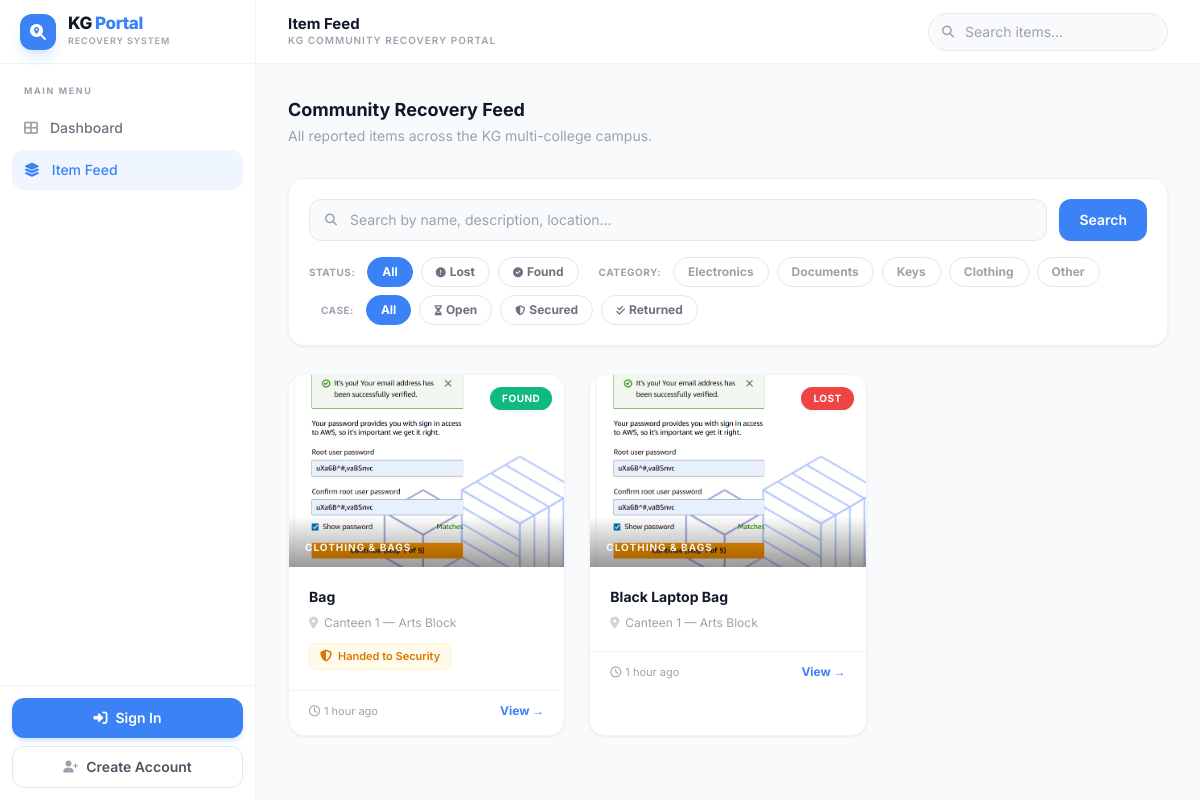
The page /feed on the database as committed earlier.
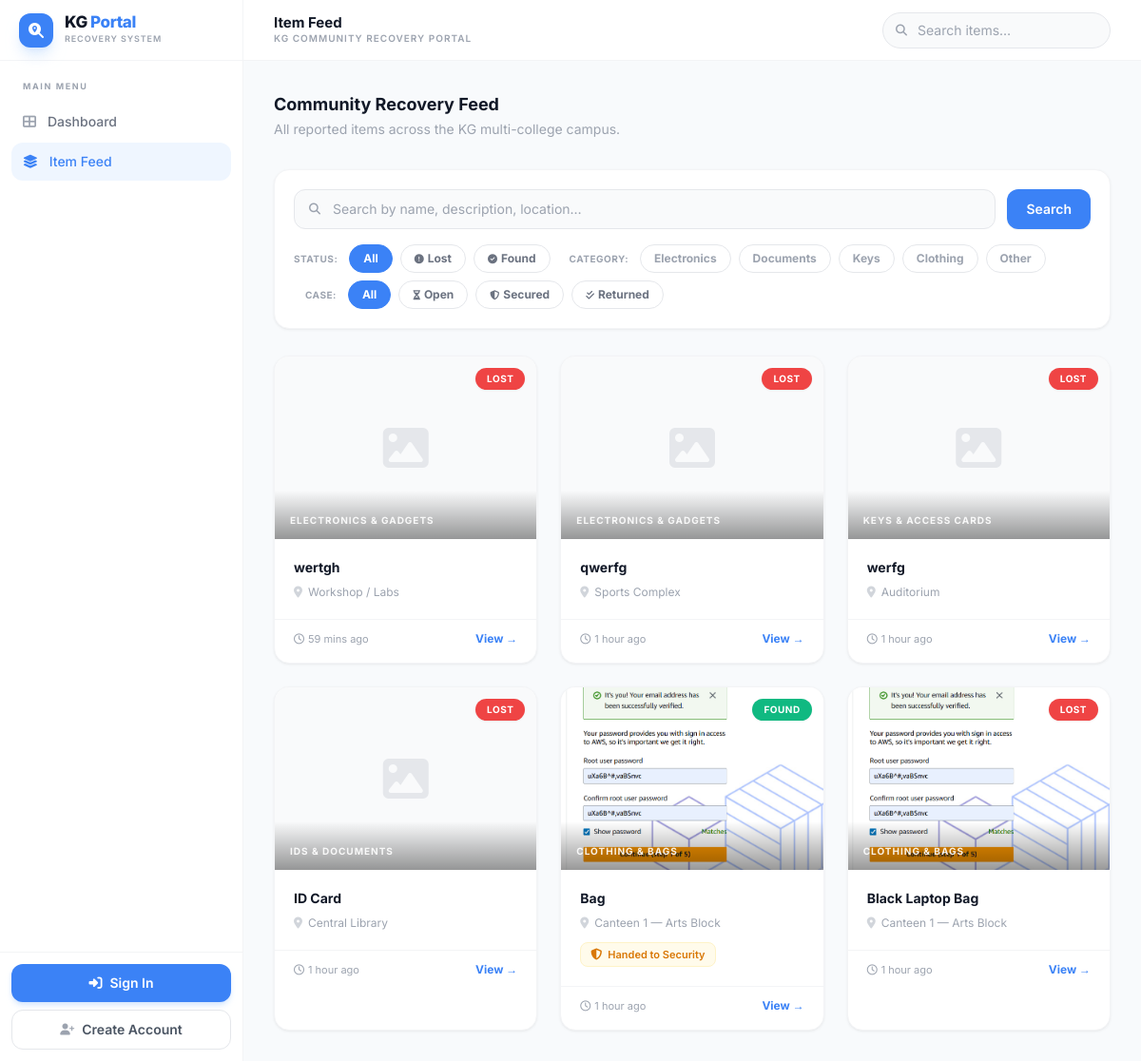
The same page on the database as committed later.
### app.py (models this page shows, shortened)
class Item(db.Model):
    __tablename__ = 'item'
    id                = db.Column(db.Integer, primary_key=True)
    title             = db.Column(db.String(200), nullable=False)
    description       = db.Column(db.Text,        nullable=False)
    status            = db.Column(db.String(10),  nullable=False, default='LOST',  index=True)
    category          = db.Column(db.String(20),  nullable=False, default='OTHER', index=True)
    location          = db.Column(db.String(255), nullable=False,                  index=True)
    image_filename    = db.Column(db.String(255), nullable=True)
    resolution_status = db.Column(db.String(20), nullable=False,
                                  default='OPEN', index=True)
    handover_status   = db.Column(db.String(20),  nullable=True)
    handover_details  = db.Column(db.Text,        nullable=True)
    receiver_name     = db.Column(db.String(100), nullable=True)
    receiver_contact  = db.Column(db.String(100), nullable=True)
    date_reported     = db.Column(db.DateTime, default=datetime.utcnow,
                                  nullable=False, index=True)
    created_at        = db.Column(db.DateTime, default=datetime.utcnow, nullable=False)
    user_id           = db.Column(db.Integer, db.ForeignKey('user.id'), nullable=False)
    logs = db.relationship('ItemLog', backref='item', lazy='select',
                           cascade='all, delete-orphan',
                           order_by='ItemLog.created_at')
    @property
    def status_label(self) -> str:
        return 'Lost' if self.status == 'LOST' else 'Found'
    @property
    def category_label(self) -> str:
        return {
            'ELECTRONICS': 'Electronics & Gadgets',
            'DOCUMENTS':   'IDs & Documents',
            'KEYS':        'Keys & Access Cards',
            'CLOTHING':    'Clothing & Bags',
            'OTHER':       'Other',
        }.get(self.category, 'Other')
    @property
    def handover_label(self) -> str:
        return {
            'LEFT_AT_LOCATION': 'Left at Location',
            'WITH_FINDER':      'With Finder',
            'SECURITY':         'Handed to Security',
        }.get(self.handover_status or '', '')

### app.py (the view)
@app.route('/feed')
def feed():
    query           = request.args.get('q',        '').strip()
    status_filter   = request.args.get('status',   '')
    category_filter = request.args.get('category', '')
    resolution_filter = request.args.get('resolution', '')
    items = Item.query.order_by(Item.date_reported.desc())
    if query:
        items = items.filter(db.or_(
            Item.title.ilike(f'%{query}%'),
            Item.description.ilike(f'%{query}%'),
            Item.location.ilike(f'%{query}%'),
        ))
    if status_filter in ALLOWED_STATUSES:
        items = items.filter_by(status=status_filter)
    if category_filter in ALLOWED_CATEGORIES:
        items = items.filter_by(category=category_filter)
    if resolution_filter in ALLOWED_RESOLUTIONS:
        items = items.filter_by(resolution_status=resolution_filter)
    return render_template('feed.html',
        items=items.all(),
        query=query,
        current_status=status_filter,
        current_category=category_filter,
        current_resolution=resolution_filter,
    )

### templates/feed.html (shortened to what this page needs)
{% extends "base.html" %}
{% block page_title %}Item Feed{% endblock %}
{% block content %}
<div class="flex flex-col md:flex-row md:items-center md:justify-between gap-4 mb-8">
    <div>
        <h2 class="text-lg font-bold text-gray-900">Community Recovery Feed</h2>
        <p class="text-sm text-gray-400 mt-0.5">All reported items across the KG multi-college campus.</p>
    </div>
</div>
<div class="bg-white rounded-2xl border border-gray-100 shadow-card p-4 md:p-5 mb-7">
    <form method="GET" action="{{ url_for('feed') }}" class="flex flex-col gap-4">
        <div class="flex gap-3">
            <div class="relative flex-1">
                <i class="fa-solid fa-magnifying-glass absolute left-4 top-1/2 -translate-y-1/2 text-gray-400 text-xs"></i>
                <input type="text" name="q" value="{{ query }}"
                    placeholder="Search by name, description, location…"
                    class="w-full pl-10 pr-4 py-2.5 bg-gray-50 border border-gray-200 rounded-xl text-gray-700
                           placeholder-gray-400 focus:outline-none focus:ring-2 focus:ring-blue-100 focus:border-brand
                           transition-all text-sm">
            </div>
            <button type="submit"
                class="px-5 py-2.5 bg-brand text-white font-semibold rounded-xl hover:bg-brand-dark transition-all text-sm shadow-sm shrink-0">
                Search
            </button>
        </div>
        <div class="flex flex-wrap gap-2 items-center">
            <span class="text-[10px] text-gray-400 font-bold uppercase tracking-wider mr-1">Status:</span>
            <a href="{{ url_for('feed', q=query, category=current_category, resolution=current_resolution) }}"
               class="px-3.5 py-1.5 rounded-full text-xs font-bold transition-all border
                      {% if not current_status %}bg-brand text-white border-brand{% else %}text-gray-500 border-gray-200 hover:bg-gray-50{% endif %}">All</a>
            <a href="{{ url_for('feed', q=query, status='LOST', category=current_category, resolution=current_resolution) }}"
               class="px-3.5 py-1.5 rounded-full text-xs font-bold transition-all border
                      {% if current_status == 'LOST' %}bg-red-500 text-white border-red-500{% else %}text-gray-500 border-gray-200 hover:bg-red-50 hover:text-red-500{% endif %}">
                <i class="fa-solid fa-circle-exclamation mr-1 text-[10px]"></i>Lost
            </a>
            <a href="{{ url_for('feed', q=query, status='FOUND', category=current_category, resolution=current_resolution) }}"
               class="px-3.5 py-1.5 rounded-full text-xs font-bold transition-all border
                      {% if current_status == 'FOUND' %}bg-emerald-500 text-white border-emerald-500{% else %}text-gray-500 border-gray-200 hover:bg-emerald-50 hover:text-emerald-500{% endif %}">
                <i class="fa-solid fa-circle-check mr-1 text-[10px]"></i>Found
            </a>
            <span class="text-[10px] text-gray-400 font-bold uppercase tracking-wider ml-3 mr-1">Category:</span>
            {% for val, label in [('ELECTRONICS','Electronics'), ('DOCUMENTS','Documents'), ('KEYS','Keys'), ('CLOTHING','Clothing'), ('OTHER','Other')] %}
            <a href="{{ url_for('feed', q=query, status=current_status, category=val, resolution=current_resolution) }}"
               class="px-3.5 py-1.5 rounded-full text-xs font-bold transition-all border
                      {% if current_category == val %}bg-brand text-white border-brand{% else %}text-gray-400 border-gray-200 hover:bg-blue-50 hover:text-brand{% endif %}">
                {{ label }}
            </a>
            {% endfor %}
            <span class="text-[10px] text-gray-400 font-bold uppercase tracking-wider ml-3 mr-1">Case:</span>
            <a href="{{ url_for('feed', q=query, status=current_status, category=current_category) }}"
               class="px-3.5 py-1.5 rounded-full text-xs font-bold transition-all border
                      {% if not current_resolution %}bg-brand text-white border-brand{% else %}text-gray-500 border-gray-200 hover:bg-gray-50{% endif %}">All</a>
            <a href="{{ url_for('feed', q=query, status=current_status, category=current_category, resolution='OPEN') }}"
               class="px-3.5 py-1.5 rounded-full text-xs font-bold transition-all border
                      {% if current_resolution == 'OPEN' %}bg-blue-500 text-white border-blue-500{% else %}text-gray-500 border-gray-200 hover:bg-blue-50 hover:text-blue-500{% endif %}">
                <i class="fa-solid fa-hourglass-half mr-1 text-[10px]"></i>Open
            </a>
            <a href="{{ url_for('feed', q=query, status=current_status, category=current_category, resolution='SECURED') }}"
               class="px-3.5 py-1.5 rounded-full text-xs font-bold transition-all border
                      {% if current_resolution == 'SECURED' %}bg-amber-500 text-white border-amber-500{% else %}text-gray-500 border-gray-200 hover:bg-amber-50 hover:text-amber-500{% endif %}">
                <i class="fa-solid fa-shield-halved mr-1 text-[10px]"></i>Secured
            </a>
            <a href="{{ url_for('feed', q=query, status=current_status, category=current_category, resolution='RETURNED') }}"
               class="px-3.5 py-1.5 rounded-full text-xs font-bold transition-all border
                      {% if current_resolution == 'RETURNED' %}bg-emerald-500 text-white border-emerald-500{% else %}text-gray-500 border-gray-200 hover:bg-emerald-50 hover:text-emerald-500{% endif %}">
                <i class="fa-solid fa-check-double mr-1 text-[10px]"></i>Returned
            </a>
        </div>
    </form>
</div>
<div class="grid grid-cols-1 md:grid-cols-2 lg:grid-cols-3 gap-6">
    {% for item in items %}
    <a href="{{ url_for('item_detail', item_id=item.id) }}"
       class="bg-white rounded-2xl overflow-hidden border border-gray-100 shadow-card hover:shadow-card-hover
              transition-all duration-300 hover:-translate-y-1 block group">
        <div class="h-48 relative overflow-hidden bg-gray-50">
            {% if item.image_filename %}
            <img src="{{ url_for('static', filename='uploads/' + item.image_filename) }}"
                 alt="{{ item.title }}" class="w-full h-full object-cover group-hover:scale-105 transition-transform duration-500">
            {% else %}
            <div class="w-full h-full flex items-center justify-center">
                <i class="fa-solid fa-image text-5xl text-gray-200"></i>
            </div>
            {% endif %}
            <span class="absolute top-3 right-3 px-3 py-1 text-[10px] font-bold rounded-full uppercase tracking-wider shadow-sm
                {% if item.status == 'LOST' %}bg-red-500 text-white{% else %}bg-emerald-500 text-white{% endif %}">
                {{ item.status_label }}
            </span>
            <div class="absolute bottom-0 left-0 w-full bg-gradient-to-t from-black/40 to-transparent px-4 pb-3 pt-6">
                <p class="text-[10px] font-bold text-white/90 uppercase tracking-widest">{{ item.category_label }}</p>
            </div>
        </div>
        <div class="p-5">
            <h3 class="text-sm font-bold text-gray-900 truncate group-hover:text-brand transition-colors">{{ item.title }}</h3>
            <div class="flex items-center text-xs text-gray-400 mt-2 gap-1.5">
                <i class="fa-solid fa-location-dot text-gray-300 text-xs shrink-0"></i>
                <span class="truncate">{{ item.location[:35] }}</span>
            </div>
            {% if item.handover_status %}
            <div class="mt-3 inline-flex items-center gap-1.5 px-2.5 py-1 rounded-lg bg-amber-50 border border-amber-100 text-[11px] font-semibold text-amber-600">
                <i class="fa-solid fa-shield-halved text-xs"></i> {{ item.handover_label }}
            </div>
            {% endif %}
        </div>
        <div class="px-5 pb-4 flex items-center justify-between border-t border-gray-100 pt-3">
            <div class="flex items-center gap-2 flex-wrap">
                <span class="text-[11px] text-gray-400">
                    <i class="fa-regular fa-clock mr-1"></i>{{ item.date_reported|timesince }}
                </span>
            </div>
            <span class="text-xs font-bold text-brand">View →</span>
        </div>
    </a>
    {% endfor %}
</div>
{% endblock %}

Rows that differ between the two databases and show on the page:
added Item: status_label "LOST", category_label "ELECTRONICS & GADGETS", title "wertgh", location "Workshop / Labs", date_reported "59 mins ago"
added Item: status_label "LOST", category_label "ELECTRONICS & GADGETS", title "qwerfg", location "Sports Complex", date_reported "1 hour ago"
added Item: status_label "LOST", category_label "KEYS & ACCESS CARDS", title "werfg", location "Auditorium", date_reported "1 hour ago"
added Item: status_label "LOST", category_label "IDS & DOCUMENTS", title "ID Card", location "Central Library", date_reported "1 hour ago"
